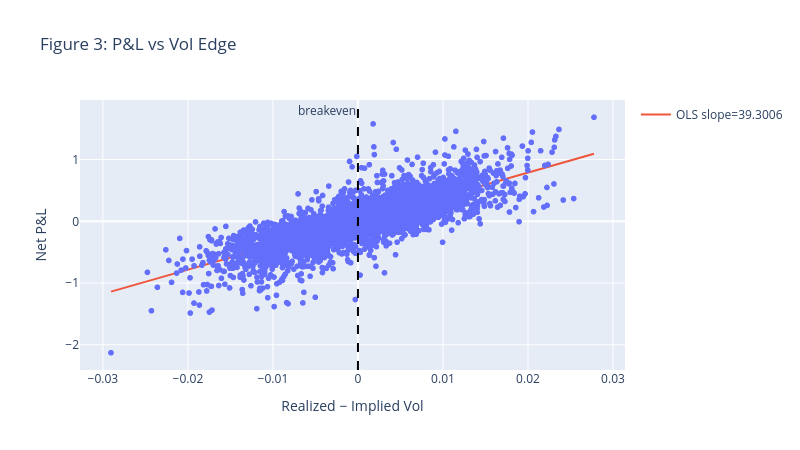

Write notebook code for a chart like this one.
### Markdown cell above
## 10. Figure 3 — Net P&L vs Vol Edge (Realized − Implied)
Scatter and OLS fit of P&L vs (realized − implied) volatility per path.

### Code cell
# Ensure realized vol available
if 'realized_vol' not in res_mc:
    res_mc = simulate_delta_hedge_paths_mc(
        S0=S0, K=K, r=r, sigma_real=sigma_real, sigma_imp=sigma_imp, T=T,
        n_steps=n_steps_default, n_paths=n_paths, seed=GLOBAL_SEED+3, transaction_cost_bps=transaction_cost_bps,
        compute_realized_vol=True
    )

vol_edge = res_mc['realized_vol'] - sigma_imp
pnl = res_mc['pnl']

fig3 = px.scatter(x=vol_edge, y=pnl, labels={'x': 'Realized − Implied Vol', 'y': 'Net P&L'}, title='Figure 3: P&L vs Vol Edge')

# Guarded OLS: if variance is negligible, draw horizontal mean line
if np.std(vol_edge) > 1e-10:
    X = np.vstack([np.ones_like(vol_edge), vol_edge]).T
    beta = np.linalg.lstsq(X, pnl, rcond=None)[0]
    xx = np.linspace(vol_edge.min(), vol_edge.max(), 200)
    fig3.add_trace(go.Scatter(x=xx, y=beta[0] + beta[1]*xx, name=f'OLS slope={beta[1]:.4f}', mode='lines'))
else:
    mean_p = float(np.mean(pnl))
    xx = np.linspace(vol_edge.min(), vol_edge.max(), 2)
    fig3.add_trace(go.Scatter(x=xx, y=[mean_p, mean_p], name='Mean line (no slope)', mode='lines'))

# Breakeven x=0
fig3.add_vline(x=0.0, line_dash='dash', line_color='black', annotation_text='breakeven', annotation_position='top left')
fig3.update_layout(width=800, height=450)
fig3.show()
save_fig(fig3, 'fig_03_pnl_vs_vol_edge')

### Figure 1 — Plotly figure (JSON) as saved in the notebook; plotly's stock layout.template omitted (floating-point values rounded to 4 significant figures; data arrays with more than 128 entries replaced by an {"elided": "..."} marker saying what was removed)
{"data": [{"hovertemplate": "Realized − Implied Vol=%{x}<br>Net P&L=%{y}<extra></extra>", "legendgroup": "", "marker": {"color": "#636efa", "symbol": "circle"}, "mode": "markers", "name": "", "showlegend": false, "type": "scattergl", "x": {"elided": "5000 float values"}, "xaxis": "x", "y": {"elided": "5000 float values"}, "yaxis": "y"}, {"mode": "lines", "name": "OLS slope=39.3006", "type": "scatter", "x": {"elided": "200 float values"}, "y": {"elided": "200 float values"}}], "layout": {"annotations": [{"showarrow": false, "text": "breakeven", "x": 0, "xanchor": "right", "xref": "x", "y": 1, "yanchor": "top", "yref": "y domain"}], "height": 450, "legend": {"tracegroupgap": 0}, "shapes": [{"line": {"color": "black", "dash": "dash"}, "type": "line", "x0": 0, "x1": 0, "xref": "x", "y0": 0, "y1": 1, "yref": "y domain"}], "title": {"text": "Figure 3: P&L vs Vol Edge"}, "width": 800, "xaxis": {"anchor": "y", "domain": [0, 1], "title": {"text": "Realized − Implied Vol"}}, "yaxis": {"anchor": "x", "domain": [0, 1], "title": {"text": "Net P&L"}}}}
